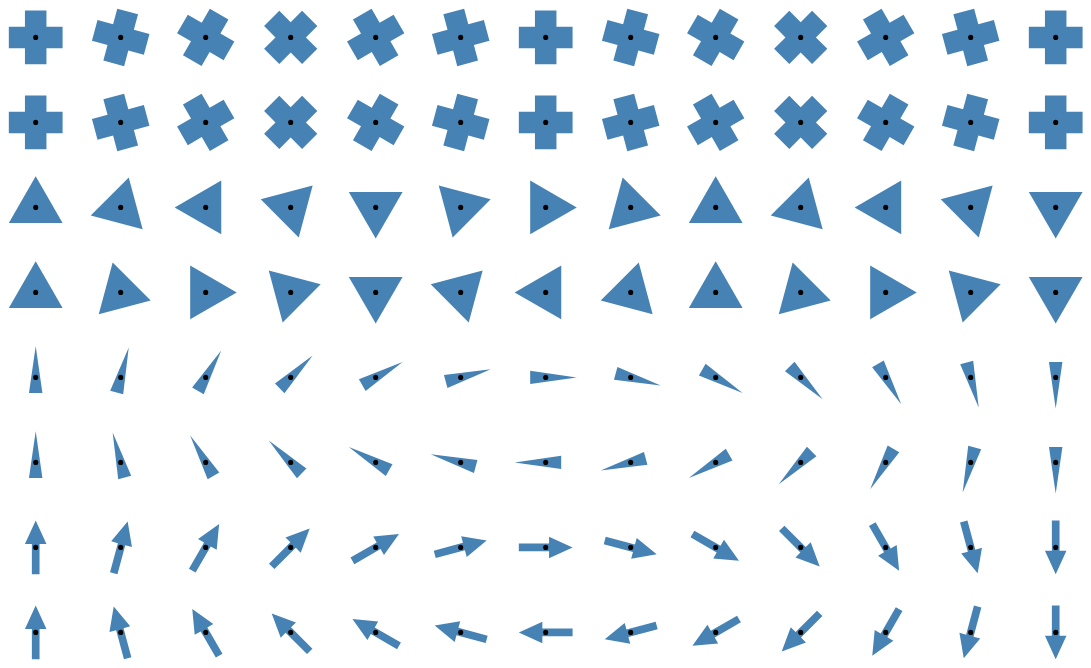

Vega-Lite specification stored for this chart:
### Vega specification from a JSON file in a GitHub repository (floating-point values rounded to 4 significant figures)
{"$schema": "https://vega.github.io/schema/vega/v6.json", "padding": 5, "signals": [{"name": "baseAngle", "value": 0, "bind": {"input": "range", "min": -180, "max": 180, "step": 1}}], "data": [{"name": "table", "values": [{"u": 1, "v": 1, "a": 0, "s": "cross"}, {"u": 1, "v": 2, "a": 15, "s": "cross"}, {"u": 1, "v": 3, "a": 30, "s": "cross"}, {"u": 1, "v": 4, "a": 45, "s": "cross"}, {"u": 1, "v": 5, "a": 60, "s": "cross"}, {"u": 1, "v": 6, "a": 75, "s": "cross"}, {"u": 1, "v": 7, "a": 90, "s": "cross"}, {"u": 1, "v": 8, "a": 105, "s": "cross"}, {"u": 1, "v": 9, "a": 120, "s": "cross"}, {"u": 1, "v": 10, "a": 135, "s": "cross"}, {"u": 1, "v": 11, "a": 150, "s": "cross"}, {"u": 1, "v": 12, "a": 165, "s": "cross"}, {"u": 1, "v": 13, "a": 180, "s": "cross"}, {"u": 2, "v": 1, "a": 0, "s": "cross"}, {"u": 2, "v": 2, "a": -15, "s": "cross"}, {"u": 2, "v": 3, "a": -30, "s": "cross"}, {"u": 2, "v": 4, "a": -45, "s": "cross"}, {"u": 2, "v": 5, "a": -60, "s": "cross"}, {"u": 2, "v": 6, "a": -75, "s": "cross"}, {"u": 2, "v": 7, "a": -90, "s": "cross"}, {"u": 2, "v": 8, "a": -105, "s": "cross"}, {"u": 2, "v": 9, "a": -120, "s": "cross"}, {"u": 2, "v": 10, "a": -135, "s": "cross"}, {"u": 2, "v": 11, "a": -150, "s": "cross"}, {"u": 2, "v": 12, "a": -165, "s": "cross"}, {"u": 2, "v": 13, "a": -180, "s": "cross"}, {"u": 3, "v": 1, "a": 0, "s": "triangle"}, {"u": 3, "v": 2, "a": 15, "s": "triangle"}, {"u": 3, "v": 3, "a": 30, "s": "triangle"}, {"u": 3, "v": 4, "a": 45, "s": "triangle"}, {"u": 3, "v": 5, "a": 60, "s": "triangle"}, {"u": 3, "v": 6, "a": 75, "s": "triangle"}, {"u": 3, "v": 7, "a": 90, "s": "triangle"}, {"u": 3, "v": 8, "a": 105, "s": "triangle"}, {"u": 3, "v": 9, "a": 120, "s": "triangle"}, {"u": 3, "v": 10, "a": 135, "s": "triangle"}, {"u": 3, "v": 11, "a": 150, "s": "triangle"}, {"u": 3, "v": 12, "a": 165, "s": "triangle"}, {"u": 3, "v": 13, "a": 180, "s": "triangle"}, {"u": 4, "v": 1, "a": 0, "s": "triangle"}, {"u": 4, "v": 2, "a": -15, "s": "triangle"}, {"u": 4, "v": 3, "a": -30, "s": "triangle"}, {"u": 4, "v": 4, "a": -45, "s": "triangle"}, {"u": 4, "v": 5, "a": -60, "s": "triangle"}, {"u": 4, "v": 6, "a": -75, "s": "triangle"}, {"u": 4, "v": 7, "a": -90, "s": "triangle"}, {"u": 4, "v": 8, "a": -105, "s": "triangle"}, {"u": 4, "v": 9, "a": -120, "s": "triangle"}, {"u": 4, "v": 10, "a": -135, "s": "triangle"}, {"u": 4, "v": 11, "a": -150, "s": "triangle"}, {"u": 4, "v": 12, "a": -165, "s": "triangle"}, {"u": 4, "v": 13, "a": -180, "s": "triangle"}, {"u": 5, "v": 1, "a": 0, "s": "wedge"}, {"u": 5, "v": 2, "a": 15, "s": "wedge"}, {"u": 5, "v": 3, "a": 30, "s": "wedge"}, {"u": 5, "v": 4, "a": 45, "s": "wedge"}, {"u": 5, "v": 5, "a": 60, "s": "wedge"}, {"u": 5, "v": 6, "a": 75, "s": "wedge"}, {"u": 5, "v": 7, "a": 90, "s": "wedge"}, {"u": 5, "v": 8, "a": 105, "s": "wedge"}, {"u": 5, "v": 9, "a": 120, "s": "wedge"}, {"u": 5, "v": 10, "a": 135, "s": "wedge"}, {"u": 5, "v": 11, "a": 150, "s": "wedge"}, {"u": 5, "v": 12, "a": 165, "s": "wedge"}, {"u": 5, "v": 13, "a": 180, "s": "wedge"}, {"u": 6, "v": 1, "a": 0, "s": "wedge"}, {"u": 6, "v": 2, "a": -15, "s": "wedge"}, {"u": 6, "v": 3, "a": -30, "s": "wedge"}, {"u": 6, "v": 4, "a": -45, "s": "wedge"}, {"u": 6, "v": 5, "a": -60, "s": "wedge"}, {"u": 6, "v": 6, "a": -75, "s": "wedge"}, {"u": 6, "v": 7, "a": -90, "s": "wedge"}, {"u": 6, "v": 8, "a": -105, "s": "wedge"}, {"u": 6, "v": 9, "a": -120, "s": "wedge"}, {"u": 6, "v": 10, "a": -135, "s": "wedge"}, {"u": 6, "v": 11, "a": -150, "s": "wedge"}, {"u": 6, "v": 12, "a": -165, "s": "wedge"}, {"u": 6, "v": 13, "a": -180, "s": "wedge"}, {"u": 7, "v": 1, "a": 0, "s": "arrow"}, {"u": 7, "v": 2, "a": 15, "s": "arrow"}, {"u": 7, "v": 3, "a": 30, "s": "arrow"}, {"u": 7, "v": 4, "a": 45, "s": "arrow"}, {"u": 7, "v": 5, "a": 60, "s": "arrow"}, {"u": 7, "v": 6, "a": 75, "s": "arrow"}, {"u": 7, "v": 7, "a": 90, "s": "arrow"}, {"u": 7, "v": 8, "a": 105, "s": "arrow"}, {"u": 7, "v": 9, "a": 120, "s": "arrow"}, {"u": 7, "v": 10, "a": 135, "s": "arrow"}, {"u": 7, "v": 11, "a": 150, "s": "arrow"}, {"u": 7, "v": 12, "a": 165, "s": "arrow"}, {"u": 7, "v": 13, "a": 180, "s": "arrow"}, {"u": 8, "v": 1, "a": 0, "s": "arrow"}, {"u": 8, "v": 2, "a": -15, "s": "arrow"}, {"u": 8, "v": 3, "a": -30, "s": "arrow"}, {"u": 8, "v": 4, "a": -45, "s": "arrow"}, {"u": 8, "v": 5, "a": -60, "s": "arrow"}, {"u": 8, "v": 6, "a": -75, "s": "arrow"}, {"u": 8, "v": 7, "a": -90, "s": "arrow"}, {"u": 8, "v": 8, "a": -105, "s": "arrow"}, {"u": 8, "v": 9, "a": -120, "s": "arrow"}, {"u": 8, "v": 10, "a": -135, "s": "arrow"}, {"u": 8, "v": 11, "a": -150, "s": "arrow"}, {"u": 8, "v": 12, "a": -165, "s": "arrow"}, {"u": 8, "v": 13, "a": -180, "s": "arrow"}]}], "scales": [{"name": "xscale", "type": "band", "range": {"step": 50}, "domain": {"data": "table", "field": "v"}}, {"name": "yscale", "type": "band", "range": {"step": 50}, "domain": {"data": "table", "field": "u"}}], "marks": [{"type": "symbol", "from": {"data": "table"}, "encode": {"enter": {"shape": {"field": "s"}, "x": {"scale": "xscale", "field": "v"}, "y": {"scale": "yscale", "field": "u"}, "size": {"value": 1000}}, "update": {"fill": {"value": "steelblue"}, "angle": {"field": "a", "offset": {"signal": "baseAngle"}}}, "hover": {"fill": {"value": "firebrick"}}}}, {"type": "symbol", "from": {"data": "table"}, "interactive": false, "encode": {"enter": {"shape": {"value": "circle"}, "x": {"scale": "xscale", "field": "v"}, "y": {"scale": "yscale", "field": "u"}, "size": {"value": 9}, "fill": {"value": "#000"}}}}]}
